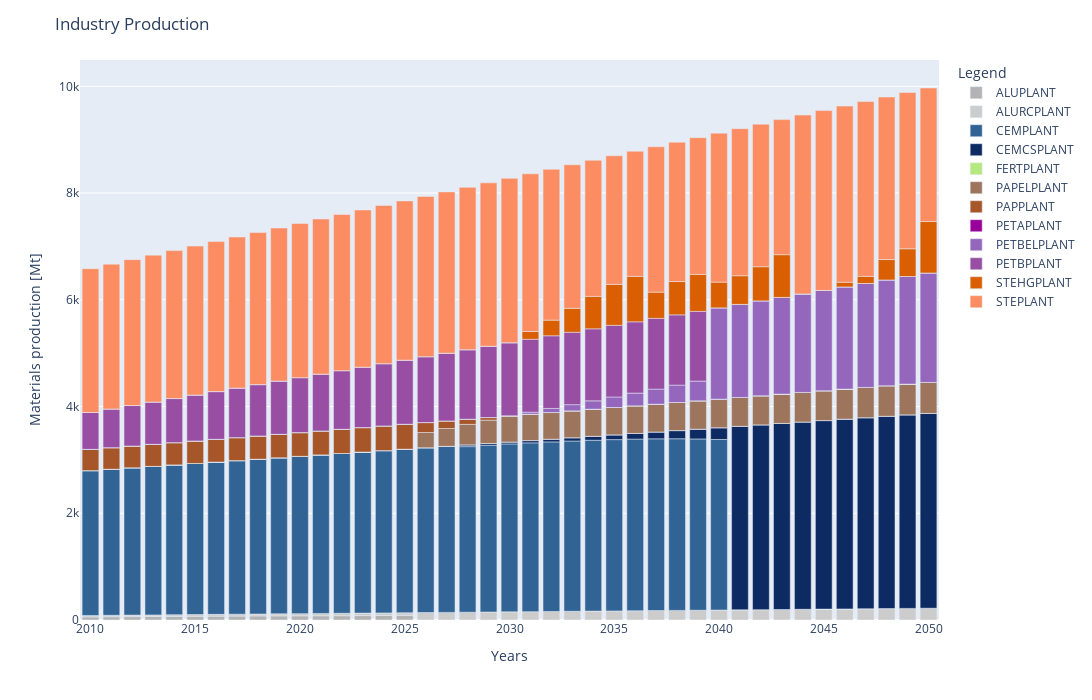

Notebook code for this chart:
### Code cell
## ProductionByTechnologyAnnual - Industry Production
### option 1
#LandUse[0].plot.area()

### option 2
#IndustryProd=LandUse.iloc[:-10,:]

#IndustryProd.rename(columns = {'LA1':'Cropland|Rainfed', 'LA1_i':'Cropland|Irrigated', 'LA2':'Pasture', 'LF1':'Forest|Primary', 'LF2':'Forest|Other', 'LO':'Other Land'}, inplace = True)
fig4 = px.bar(IndustryProd, x=IndustryProd.index, y=IndustryProd.columns, 
            color_discrete_sequence=[px.colors.qualitative.Pastel[10], px.colors.qualitative.Pastel2[7], px.colors.qualitative.G10[9], 
                                     px.colors.qualitative.Dark24[22], px.colors.qualitative.Plotly[7], px.colors.qualitative.T10[8], px.colors.qualitative.Set1[6], px.colors.qualitative.G10[4], px.colors.qualitative.D3[4],
                                     px.colors.qualitative.Set1[3], px.colors.qualitative.Dark2[1], px.colors.qualitative.Set2[1]], height=700, width=1400)
fig4.update_layout(
    title="Industry Production",
    xaxis_title="Years",
    yaxis_title="Materials production [Mt]",
    legend_title="Legend")
fig4.update_traces(hovertemplate='Year: %{x} <br>Material Production: %{y}')
fig4.show()

### Figure 1 — Plotly figure (JSON) as saved in the notebook; plotly's stock layout.template omitted (floating-point values rounded to 4 significant figures)
{"data": [{"alignmentgroup": "True", "hovertemplate": "Year: %{x} <br>Material Production: %{y}", "legendgroup": "ALUPLANT", "marker": {"color": "rgb(179, 179, 179)", "pattern": {"shape": ""}}, "name": "ALUPLANT", "offsetgroup": "ALUPLANT", "orientation": "v", "showlegend": true, "textposition": "auto", "type": "bar", "x": [2010, 2011, 2012, 2013, 2014, 2015, 2016, 2017, 2018, 2019, 2020, 2021, 2022, 2023, 2024, 2025, 2026, 2027, 2028, 2029, 2030, 2031, 2032, 2033, 2034, 2035, 2036, 2037, 2038, 2039, 2040, 2041, 2042, 2043, 2044, 2045, 2046, 2047, 2048, 2049, 2050], "xaxis": "x", "y": [58.0, 60.31, 62.61, 64.91, 67.21, 69.51, 71.82, 74.12, 76.42, 77.56, 78.64, 79.65, 80.59, 82.76, 84.92, 87.09, 0, 0, 0, 0, 0, 0, 0, 0, 0, 0, 0, 0, 0, 0, 0, 0, 0, 0, 0, 0, 0, 0, 0, 0, 0], "yaxis": "y"}, {"alignmentgroup": "True", "hovertemplate": "Year: %{x} <br>Material Production: %{y}", "legendgroup": "ALURCPLANT", "marker": {"color": "rgb(204,204,204)", "pattern": {"shape": ""}}, "name": "ALURCPLANT", "offsetgroup": "ALURCPLANT", "orientation": "v", "showlegend": true, "textposition": "auto", "type": "bar", "x": [2010, 2011, 2012, 2013, 2014, 2015, 2016, 2017, 2018, 2019, 2020, 2021, 2022, 2023, 2024, 2025, 2026, 2027, 2028, 2029, 2030, 2031, 2032, 2033, 2034, 2035, 2036, 2037, 2038, 2039, 2040, 2041, 2042, 2043, 2044, 2045, 2046, 2047, 2048, 2049, 2050], "xaxis": "x", "y": [27.3, 28.38, 29.46, 30.55, 31.63, 32.71, 33.8, 34.88, 35.96, 38.2, 40.51, 42.89, 45.33, 46.55, 47.77, 48.99, 139.5, 142.8, 146.2, 149.6, 153.0, 156.4, 159.8, 163.2, 166.5, 169.9, 173.3, 176.7, 180.1, 183.5, 186.9, 190.2, 193.6, 197.0, 200.4, 203.8, 207.2, 210.6, 213.9, 217.3, 220.7], "yaxis": "y"}, {"alignmentgroup": "True", "hovertemplate": "Year: %{x} <br>Material Production: %{y}", "legendgroup": "CEMPLANT", "marker": {"color": "#316395", "pattern": {"shape": ""}}, "name": "CEMPLANT", "offsetgroup": "CEMPLANT", "orientation": "v", "showlegend": true, "textposition": "auto", "type": "bar", "x": [2010, 2011, 2012, 2013, 2014, 2015, 2016, 2017, 2018, 2019, 2020, 2021, 2022, 2023, 2024, 2025, 2026, 2027, 2028, 2029, 2030, 2031, 2032, 2033, 2034, 2035, 2036, 2037, 2038, 2039, 2040, 2041, 2042, 2043, 2044, 2045, 2046, 2047, 2048, 2049, 2050], "xaxis": "x", "y": [2714.0, 2737.0, 2760.0, 2784.0, 2807.0, 2831.0, 2854.0, 2877.0, 2901.0, 2924.0, 2948.0, 2971.0, 2995.0, 3018.0, 3041.0, 3065.0, 3088.0, 3112.0, 3103.0, 3126.0, 3146.0, 3163.0, 3177.0, 3191.0, 3202.0, 3210.0, 3216.0, 3218.0, 3216.0, 3209.0, 3196.0, 0, 0, 0, 0, 0, 0, 0, 0, 0, 0], "yaxis": "y"}, {"alignmentgroup": "True", "hovertemplate": "Year: %{x} <br>Material Production: %{y}", "legendgroup": "CEMCSPLANT", "marker": {"color": "#0D2A63", "pattern": {"shape": ""}}, "name": "CEMCSPLANT", "offsetgroup": "CEMCSPLANT", "orientation": "v", "showlegend": true, "textposition": "auto", "type": "bar", "x": [2010, 2011, 2012, 2013, 2014, 2015, 2016, 2017, 2018, 2019, 2020, 2021, 2022, 2023, 2024, 2025, 2026, 2027, 2028, 2029, 2030, 2031, 2032, 2033, 2034, 2035, 2036, 2037, 2038, 2039, 2040, 2041, 2042, 2043, 2044, 2045, 2046, 2047, 2048, 2049, 2050], "xaxis": "x", "y": [0, 0, 0, 0, 0, 0, 0, 0, 0, 0, 0, 0, 0, 0, 0, 0, 0, 0, 32.35, 32.35, 35.56, 42.68, 51.21, 61.46, 73.75, 88.5, 106.2, 127.4, 152.9, 183.5, 220.2, 3439.0, 3463.0, 3486.0, 3510.0, 3533.0, 3556.0, 3580.0, 3603.0, 3627.0, 3650], "yaxis": "y"}, {"alignmentgroup": "True", "hovertemplate": "Year: %{x} <br>Material Production: %{y}", "legendgroup": "FERTPLANT", "marker": {"color": "#B6E880", "pattern": {"shape": ""}}, "name": "FERTPLANT", "offsetgroup": "FERTPLANT", "orientation": "v", "showlegend": true, "textposition": "auto", "type": "bar", "x": [2010, 2011, 2012, 2013, 2014, 2015, 2016, 2017, 2018, 2019, 2020, 2021, 2022, 2023, 2024, 2025, 2026, 2027, 2028, 2029, 2030, 2031, 2032, 2033, 2034, 2035, 2036, 2037, 2038, 2039, 2040, 2041, 2042, 2043, 2044, 2045, 2046, 2047, 2048, 2049, 2050], "xaxis": "x", "y": [0.0003787, 0.0003834, 0.0003882, 0.000393, 0.0003979, 0.0004035, 0.0004095, 0.0004155, 0.0004215, 0.0004275, 0.0004336, 0.0004369, 0.00044, 0.0004432, 0.0004463, 0.0004493, 0.0004522, 0.0004551, 0.0004579, 0.0004606, 0.0004633, 0.0004645, 0.0004656, 0.0004666, 0.0004675, 0.0004683, 0.000469, 0.0004695, 0.0004699, 0.0004701, 0.0004702, 0.0004694, 0.0004685, 0.0004674, 0.0004661, 0.0004646, 0.0004629, 0.000461, 0.0004589, 0.0004566, 0.000454], "yaxis": "y"}, {"alignmentgroup": "True", "hovertemplate": "Year: %{x} <br>Material Production: %{y}", "legendgroup": "PAPELPLANT", "marker": {"color": "#9D755D", "pattern": {"shape": ""}}, "name": "PAPELPLANT", "offsetgroup": "PAPELPLANT", "orientation": "v", "showlegend": true, "textposition": "auto", "type": "bar", "x": [2010, 2011, 2012, 2013, 2014, 2015, 2016, 2017, 2018, 2019, 2020, 2021, 2022, 2023, 2024, 2025, 2026, 2027, 2028, 2029, 2030, 2031, 2032, 2033, 2034, 2035, 2036, 2037, 2038, 2039, 2040, 2041, 2042, 2043, 2044, 2045, 2046, 2047, 2048, 2049, 2050], "xaxis": "x", "y": [0, 0, 0, 0, 0, 0, 0, 0, 0, 0, 0, 0, 0, 0, 0, 0, 286.0, 334.2, 384.2, 436.6, 490.1, 494.6, 499.2, 503.7, 508.3, 512.8, 517.4, 522.0, 526.5, 531.1, 535.6, 540.2, 544.7, 549.3, 553.9, 558.4, 563.0, 567.5, 572.1, 576.6, 581.2], "yaxis": "y"}, {"alignmentgroup": "True", "hovertemplate": "Year: %{x} <br>Material Production: %{y}", "legendgroup": "PAPPLANT", "marker": {"color": "rgb(166,86,40)", "pattern": {"shape": ""}}, "name": "PAPPLANT", "offsetgroup": "PAPPLANT", "orientation": "v", "showlegend": true, "textposition": "auto", "type": "bar", "x": [2010, 2011, 2012, 2013, 2014, 2015, 2016, 2017, 2018, 2019, 2020, 2021, 2022, 2023, 2024, 2025, 2026, 2027, 2028, 2029, 2030, 2031, 2032, 2033, 2034, 2035, 2036, 2037, 2038, 2039, 2040, 2041, 2042, 2043, 2044, 2045, 2046, 2047, 2048, 2049, 2050], "xaxis": "x", "y": [398.9, 403.5, 408.0, 412.6, 417.2, 421.7, 426.3, 430.8, 435.4, 439.9, 444.5, 449.1, 453.6, 458.2, 462.7, 467.3, 185.9, 142.2, 96.76, 48.87, 0, 0, 0, 0, 0, 0, 0, 0, 0, 0, 0, 0, 0, 0, 0, 0, 0, 0, 0, 0, 0], "yaxis": "y"}, {"alignmentgroup": "True", "hovertemplate": "Year: %{x} <br>Material Production: %{y}", "legendgroup": "PETAPLANT", "marker": {"color": "#990099", "pattern": {"shape": ""}}, "name": "PETAPLANT", "offsetgroup": "PETAPLANT", "orientation": "v", "showlegend": true, "textposition": "auto", "type": "bar", "x": [2010, 2011, 2012, 2013, 2014, 2015, 2016, 2017, 2018, 2019, 2020, 2021, 2022, 2023, 2024, 2025, 2026, 2027, 2028, 2029, 2030, 2031, 2032, 2033, 2034, 2035, 2036, 2037, 2038, 2039, 2040, 2041, 2042, 2043, 2044, 2045, 2046, 2047, 2048, 2049, 2050], "xaxis": "x", "y": [0.000231, 0.0002339, 0.0002368, 0.0002398, 0.0002427, 0.0002461, 0.0002498, 0.0002534, 0.0002571, 0.0002608, 0.0002645, 0.0002665, 0.0002684, 0.0002703, 0.0002722, 0.0002741, 0.0002759, 0.0002776, 0.0002793, 0.000281, 0.0002826, 0.0002833, 0.000284, 0.0002846, 0.0002852, 0.0002857, 0.0002861, 0.0002864, 0.0002866, 0.0002868, 0.0002868, 0.0002864, 0.0002858, 0.0002851, 0.0002843, 0.0002834, 0.0002824, 0.0002812, 0.0002799, 0.0002785, 0.0002769], "yaxis": "y"}, {"alignmentgroup": "True", "hovertemplate": "Year: %{x} <br>Material Production: %{y}", "legendgroup": "PETBELPLANT", "marker": {"color": "#9467BD", "pattern": {"shape": ""}}, "name": "PETBELPLANT", "offsetgroup": "PETBELPLANT", "orientation": "v", "showlegend": true, "textposition": "auto", "type": "bar", "x": [2010, 2011, 2012, 2013, 2014, 2015, 2016, 2017, 2018, 2019, 2020, 2021, 2022, 2023, 2024, 2025, 2026, 2027, 2028, 2029, 2030, 2031, 2032, 2033, 2034, 2035, 2036, 2037, 2038, 2039, 2040, 2041, 2042, 2043, 2044, 2045, 2046, 2047, 2048, 2049, 2050], "xaxis": "x", "y": [0, 0, 0, 0, 0, 0, 0, 0, 0, 0, 0, 0, 0, 0, 0, 0, 0, 0, 0, 0, 0.4239, 37.97, 76.39, 115.7, 155.8, 196.9, 238.8, 281.6, 325.2, 369.7, 1710.0, 1744.0, 1778.0, 1812.0, 1846.0, 1880.0, 1914.0, 1948.0, 1982.0, 2016.0, 2050.0], "yaxis": "y"}, {"alignmentgroup": "True", "hovertemplate": "Year: %{x} <br>Material Production: %{y}", "legendgroup": "PETBPLANT", "marker": {"color": "rgb(152,78,163)", "pattern": {"shape": ""}}, "name": "PETBPLANT", "offsetgroup": "PETBPLANT", "orientation": "v", "showlegend": true, "textposition": "auto", "type": "bar", "x": [2010, 2011, 2012, 2013, 2014, 2015, 2016, 2017, 2018, 2019, 2020, 2021, 2022, 2023, 2024, 2025, 2026, 2027, 2028, 2029, 2030, 2031, 2032, 2033, 2034, 2035, 2036, 2037, 2038, 2039, 2040, 2041, 2042, 2043, 2044, 2045, 2046, 2047, 2048, 2049, 2050], "xaxis": "x", "y": [690.0, 724.0, 758.0, 792.0, 826.0, 860.0, 894.0, 928.0, 962.0, 996.0, 1030.0, 1064.0, 1098.0, 1132.0, 1166.0, 1200.0, 1234.0, 1268.0, 1302.0, 1336.0, 1370.0, 1366.0, 1362.0, 1356.0, 1350.0, 1343.0, 1335.0, 1327.0, 1317.0, 1306.0, 0, 0, 0, 0, 0, 0, 0, 0, 0, 0, 0], "yaxis": "y"}, {"alignmentgroup": "True", "hovertemplate": "Year: %{x} <br>Material Production: %{y}", "legendgroup": "STEHGPLANT", "marker": {"color": "rgb(217,95,2)", "pattern": {"shape": ""}}, "name": "STEHGPLANT", "offsetgroup": "STEHGPLANT", "orientation": "v", "showlegend": true, "textposition": "auto", "type": "bar", "x": [2010, 2011, 2012, 2013, 2014, 2015, 2016, 2017, 2018, 2019, 2020, 2021, 2022, 2023, 2024, 2025, 2026, 2027, 2028, 2029, 2030, 2031, 2032, 2033, 2034, 2035, 2036, 2037, 2038, 2039, 2040, 2041, 2042, 2043, 2044, 2045, 2046, 2047, 2048, 2049, 2050], "xaxis": "x", "y": [0, 0, 0, 0, 0, 0, 0, 0, 0, 0, 0, 0, 0, 0, 0, 0, 0, 0, 0, 0, 0, 145.1, 293.0, 449.4, 606.8, 767.3, 851.2, 490.6, 623.8, 691.2, 482.2, 537.1, 640.1, 800.6, 0, 0, 88.24, 131.9, 382.4, 519.1, 964.4], "yaxis": "y"}, {"alignmentgroup": "True", "hovertemplate": "Year: %{x} <br>Material Production: %{y}", "legendgroup": "STEPLANT", "marker": {"color": "rgb(252,141,98)", "pattern": {"shape": ""}}, "name": "STEPLANT", "offsetgroup": "STEPLANT", "orientation": "v", "showlegend": true, "textposition": "auto", "type": "bar", "x": [2010, 2011, 2012, 2013, 2014, 2015, 2016, 2017, 2018, 2019, 2020, 2021, 2022, 2023, 2024, 2025, 2026, 2027, 2028, 2029, 2030, 2031, 2032, 2033, 2034, 2035, 2036, 2037, 2038, 2039, 2040, 2041, 2042, 2043, 2044, 2045, 2046, 2047, 2048, 2049, 2050], "xaxis": "x", "y": [2695, 2714.0, 2734.0, 2753.0, 2772.0, 2791.0, 2811.0, 2830.0, 2849.0, 2869.0, 2888.0, 2907.0, 2926.0, 2946.0, 2965.0, 2984.0, 3003.0, 3023.0, 3042.0, 3061.0, 3081.0, 2955.0, 2826.0, 2689.0, 2551.0, 2410.0, 2345.0, 2725.0, 2611.0, 2563.0, 2791.0, 2756.0, 2672.0, 2531.0, 3351.0, 3370.0, 3301.0, 3276.0, 3045.0, 2928.0, 2502.0], "yaxis": "y"}], "layout": {"barmode": "relative", "height": 700, "legend": {"title": {"text": "Legend"}, "tracegroupgap": 0}, "margin": {"t": 60}, "title": {"text": "Industry Production"}, "width": 1400, "xaxis": {"anchor": "y", "domain": [0, 1], "title": {"text": "Years"}}, "yaxis": {"anchor": "x", "domain": [0, 1], "title": {"text": "Materials production [Mt]"}}}}
